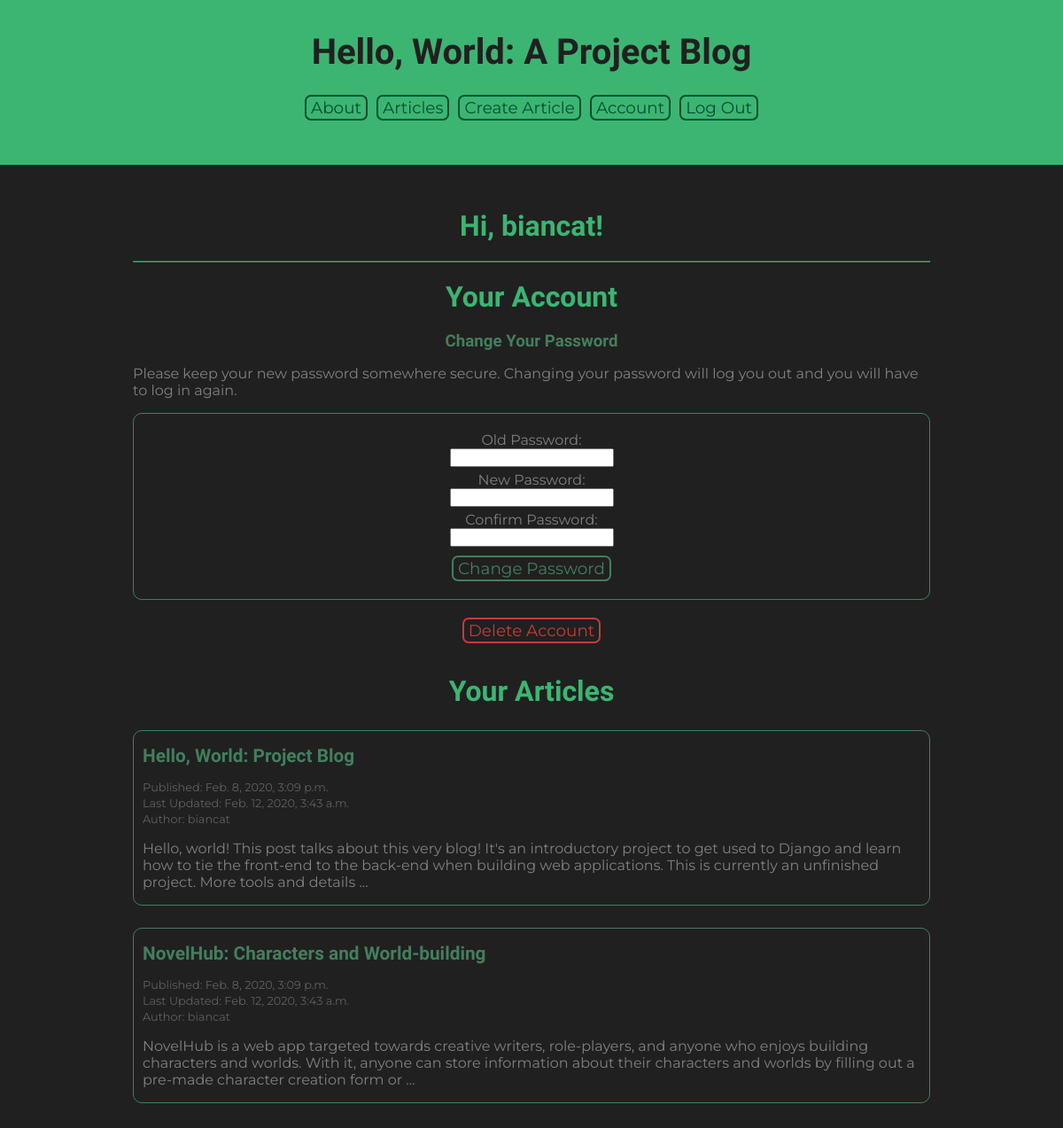
The app's page /accounts/account/ (signed in), older data.
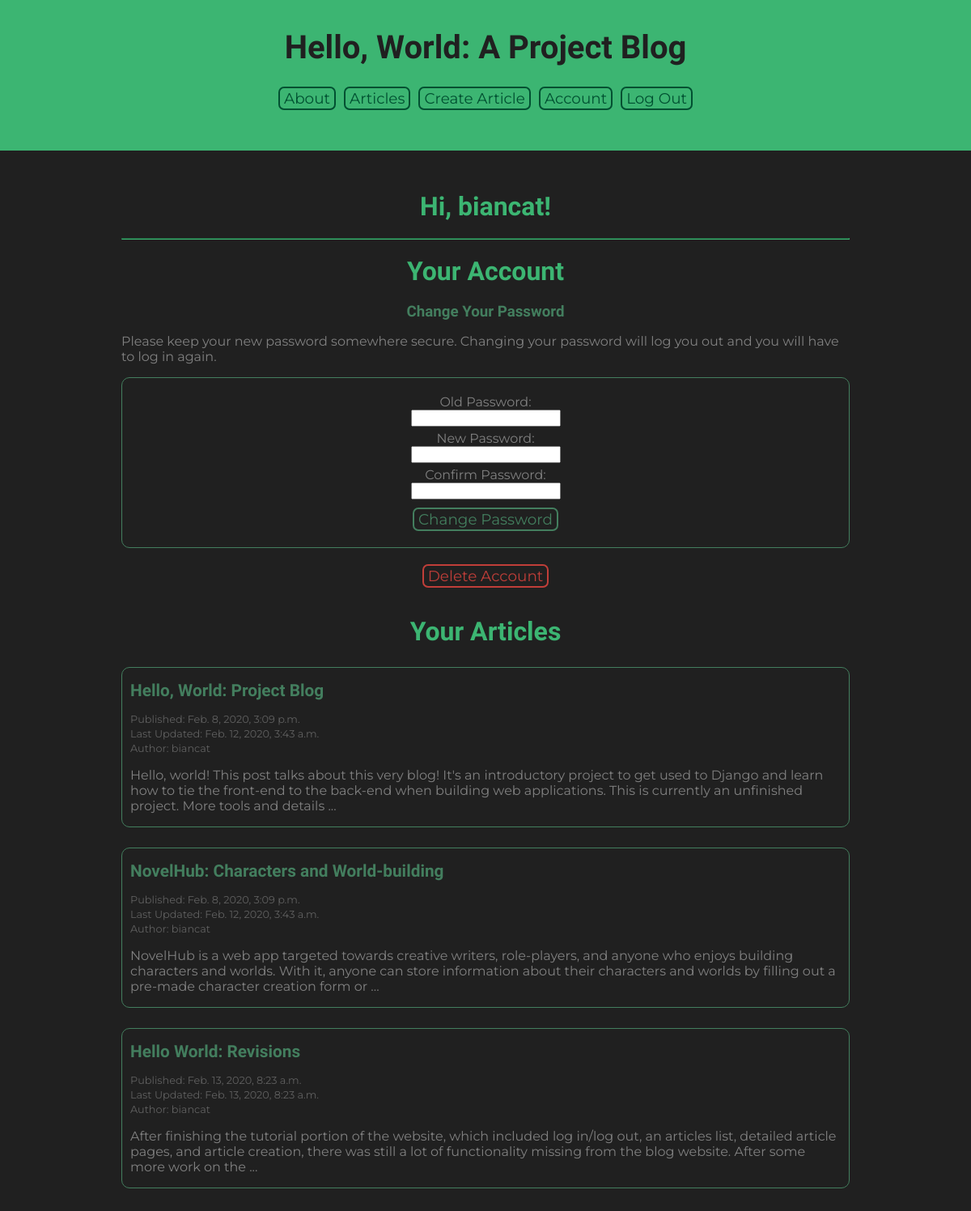
The same page, newer data.
### Articles/models.py (models this page shows, shortened)
class Article(models.Model):
    title = models.CharField(max_length=100)
    dateP = models.DateTimeField(auto_now_add=True)
    author = models.ForeignKey(User, on_delete=models.SET_NULL, null=True)
    body = models.TextField()
    slug = models.SlugField()
    picture = models.ImageField(default="defaultPic.png", blank="True")
    dateE = models.DateTimeField(auto_now=True)
    def getSnippet(self):
        return self.body[:250] + "..."

### Accounts/views.py (the view)
@login_required(login_url='/accounts/login/')
def account_view(request):
    errorMessage = request.GET.get('errorMessage', None)
    account = User.objects.get(username=request.user)
    uname = account.get_username()
    Article = apps.get_model('Articles', 'Article')
    articles = Article.objects.filter(author=account)
    return render(request, 'accounts/accountPage.html', {'uname':uname, 'articles':articles, 'errorMessage':errorMessage})

### Accounts/templates/accounts/accountPage.html (shortened to what this page needs)
{% extends 'baseTemplate.html' %}
{% load static %}
{% block head %}
<link rel="stylesheet" href="{% static 'accountPageTheme.css'%}">
{% endblock %}
{% block content %}
<h2>Hi, {{uname}}!</h2>
<hr>
<h2>Your Account</h2>
<div id="accountOptions">
    <h3>Change Your Password</h3>
    <p>Please keep your new password somewhere secure. Changing your password will log you out and you will have to log in again.</p>
    <form id="passwordForm" method="post" action="{% url 'accounts:changePassword' %}">
        <label for="oldPassword">Old Password: </label>
        <input type="password" name="oldPassword">
        <label for="newPassword">New Password: </label>
        <input type="password" name="newPassword">
        <label for="confirmPassword">Confirm Password: </label>
        <input type="password" name="confirmPassword">
        <button id="passwordFormButton" class="formButton" type="submit">Change Password</button>
    </form>
    <form id="deleteForm" method="post" action="{% url 'accounts:deleteAccount' %}" onsubmit="confirmDelete()">
        <button id="deleteFormButton" class="formButton" type="submit">Delete Account</button>
    </form>
</div>
<h2>Your Articles</h2>
{% for article in articles %}
  <div class="articleBox">
    <p><a href="{% url 'articles:articleDetail' slug=article.slug %}" class="articleLink">{{article.title}}</a></p>
    <p class="articleMeta">Published: {{article.dateP}}</p>
    <p class="articleMeta">Last Updated: {{article.dateE}}</p>
    <p class="articleMeta">Author: {{article.author}}</p>
    <p>{{article.getSnippet}}</p>
  </div>
{% endfor %}
{% endblock %}

Row changes from the older to the newer data that the page shows:
added Article: title "Hello World: Revisions", dateP "Feb. 13, 2020, 8:23 a.m.", dateE "Feb. 13, 2020, 8:23 a.m.", author "biancat", getSnippet "After finishing the tutorial portion of the website, which included log in/log out, an articles list, detailed article pages, and article creation, there was still a lot of functionality missing from the blog website. After some more work on the ..."
